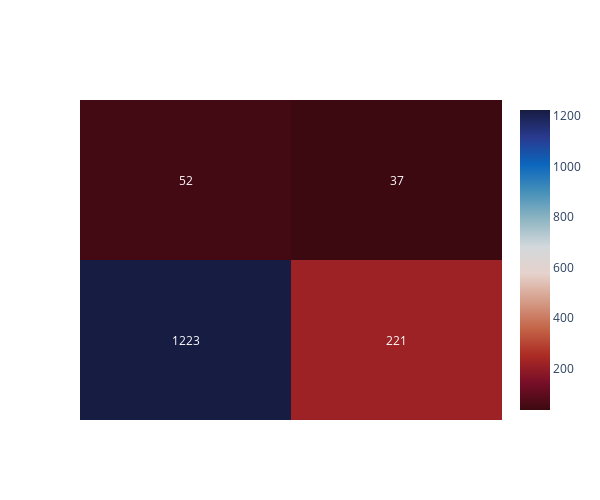

The notebook cell this image was saved under:
### Code cell
# drawing confusion matrix
fig2 = ff.create_annotated_heatmap(cm_NN, colorscale='balance_r', showscale=True)
fig2.update_layout(height=500, 
                  width=600, 
                  showlegend=True,
                 )

### Figure 1 — Plotly figure (JSON) as saved in the notebook; plotly's stock layout.template omitted (floating-point values rounded to 4 significant figures)
{"data": [{"colorscale": [[0, "rgb(60, 9, 17)"], [0.09091, "rgb(120, 14, 40)"], [0.1818, "rgb(172, 43, 36)"], [0.2727, "rgb(196, 101, 72)"], [0.3636, "rgb(213, 157, 137)"], [0.4545, "rgb(230, 210, 204)"], [0.5455, "rgb(210, 216, 219)"], [0.6364, "rgb(142, 181, 194)"], [0.7273, "rgb(69, 144, 185)"], [0.8182, "rgb(11, 102, 189)"], [0.9091, "rgb(41, 58, 143)"], [1, "rgb(23, 28, 66)"]], "reversescale": false, "showscale": true, "type": "heatmap", "z": [[1223, 221], [52, 37]]}], "layout": {"annotations": [{"font": {"color": "#FFFFFF"}, "showarrow": false, "text": "1223", "x": 0, "xref": "x", "y": 0, "yref": "y"}, {"font": {"color": "#FFFFFF"}, "showarrow": false, "text": "221", "x": 1, "xref": "x", "y": 0, "yref": "y"}, {"font": {"color": "#FFFFFF"}, "showarrow": false, "text": "52", "x": 0, "xref": "x", "y": 1, "yref": "y"}, {"font": {"color": "#FFFFFF"}, "showarrow": false, "text": "37", "x": 1, "xref": "x", "y": 1, "yref": "y"}], "height": 500, "showlegend": true, "width": 600, "xaxis": {"gridcolor": "rgb(0, 0, 0)", "showticklabels": false, "side": "top", "ticks": ""}, "yaxis": {"showticklabels": false, "ticks": "", "ticksuffix": "  "}}}
